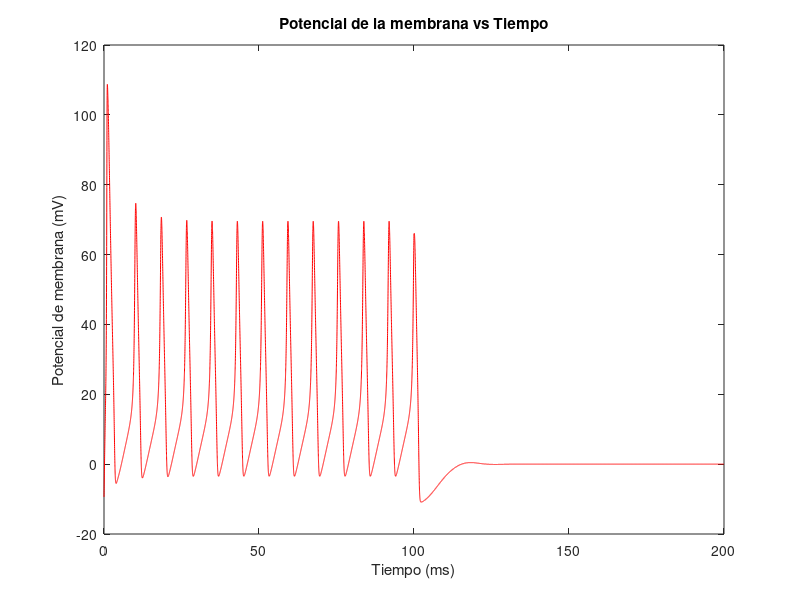

MATLAB code to generate this figure:
% Proyecto: Simulación del módelo de Hodgkin Huxley 
%
% Valeria Bonilla Rojas
% Johnny Borbón Valverde
% Angello Crawford Clark
% Daniel Espinoza Castro
%
%%%%%%%%%%%%%%%%%%%%%%%%%%%%%%
%
% Parametros de la membrana
%
% Conductancias maximas (ms/cm^2) (1=K, 2=Na, 3=L)
g(1)=36; 
g(2)=120; 
g(3)=0.3;
% Area (cm2) usando el radio (a) mencionado en el paper de H-H
A = (0.0238)^2*pi;
% Corriente maxima (mA)
Imax = 0.1;
% Potenciales de equilibrio (mV) E:(1=K, 2=Na, 3=L)
E(1)=-12; 
E(2)=115; 
E(3)=10.613;
% Capacitancia (uF/cm2)
C=1;
% Condiciones iniciales: V0 (mV), x:(1->n0, 2->m0, 3->h0)
I_ext=0.0;
V0=-10;
x=zeros(1,3); 
x(1) = 0.318; 
x(2) = 0.053; 
x(3)=0.6;
t_i=0;
% Paso para realizar la integración
dt=0.01;
% Se establece la duracion total de la simulación (y por tanto, el eje x del gráfico)
t_f = 200;
% Implementacion del metodo de Euler para integrar el sistema
V = V0;
for t=0:dt:t_f
% Estimulo inicia en t=0ms y termina en 50ms, cuando Imax es diferente de 0
if t==0; 
    I_ext=Imax/A; 
end
if t==100; 
    I_ext=0.0; 
end
% Calculo de las funciones alfa
alfa(1)=(10-V)/(100*(exp((10-V)/10)-1));
alfa(2)=(25-V)/(10*(exp((25-V)/10)-1));
alfa(3)=0.07*exp((-V)/20);
% Calculo de las funciones beta
beta(1)=0.125*exp((-V)/80);
beta(2)=4*exp((-V)/18);
beta(3)=1/(exp((30-V)/10)+1);
% Actualización del vector de parametros n, m y h
x = x.*(1-dt.*(alfa+beta)) + alfa.*dt;
% Calculo de las conductancias actualizadas
gnmh(1)=g(1)*x(1)^4;
gnmh(2)=g(2)*x(2)^3*x(3);
gnmh(3)=g(3);
% Calculo de la suma de corrientes total
I=gnmh.*(V-E);
% Actualización del potencial de membrana con el método de Euler
V=V+dt/C*(I_ext-sum(I));
% Guardado de las variables para la gráfica
t_i=t_i+1;
x_plot(t_i)=t;
y_plot(t_i)=V;
end
% Gráfica
figure(1);hold off;plot(x_plot,y_plot,'red');
xlabel('Tiempo (ms)'); ylabel('Potencial de membrana (mV)');
title('Potencial de la membrana vs Tiempo');

